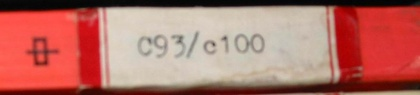
%> input picture encryption_based_on_CS_chaotic/图像处理基础算法源代码MATLAB集合/4/4/4-11.jpg, 420 x 95 px, shrunk from 1178 x 266 before the run
$ octave P0407.m   (GNU Octave 9; MATLAB toolbox functions it lacks are replaced by stand-ins)
%> lines starting %> are read from the running program, lines starting %| are printed output that depends on the picture; in (x1, y1, x2, y2) boxes, pixels count from 0 and x2, y2 are one past the last pixel; in counts of white or black regions, pixels touching at a corner belong together; the program's own positions count from 1
I=imread('4-11.jpg');
%> I is the input picture: size 95x420x3 uint8; mean R, G, B 179.9, 111.8, 102.4
I1=I(:,:,1);
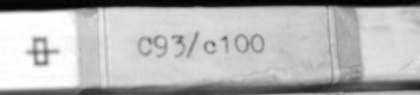
%> I1: size 95x420 uint8; min 0, max 255, mean 179.9
I2=I(:,:,2);
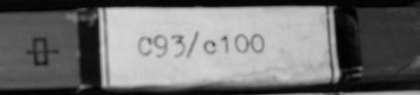
%> I2: size 95x420 uint8; min 0, max 214, mean 111.8
I3=I(:,:,3);
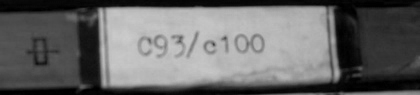
%> I3: size 95x420 uint8; min 0, max 204, mean 102.4
[y,x,z]=size(I);
%> y = 95; x = 420; z = 3

d1=zeros(y,x);
d2=d1;
myI=double(I);
I0=zeros(y,x);
for i=1:x
    for j=1:y
%欧式聚类
d1(j,i)=sqrt((myI(j,i,1)-180)^2+(myI(j,i,2)-180)^2+(myI(j,i,3)-180)^2);
d2(j,i)=sqrt((myI(j,i,1)-200)^2+(myI(j,i,2)-200)^2+(myI(j,i,3)-200)^2);

        if (d1(j,i)>=d2(j,i))
             I0(j,i)=1;
        end
    end
end
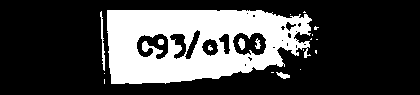
%> I0: size 95x420 double; values 0 (black) and 1 (white), 27.7% white; 19 white regions (13 under 20 px), largest, box (x1, y1, x2, y2) and area: (107, 10, 312, 84) 10679, (100, 11, 105, 71) 123, (238, 38, 245, 50) 59, (276, 72, 290, 79) 55, (255, 38, 261, 49) 38, (158, 39, 164, 45) 32
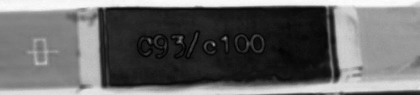
%> d1: size 95x420 double; min 5.1, max 309.5, mean 129.7; drawn with min black and max white
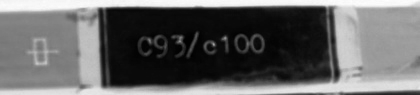
%> d2: size 95x420 double; min 6.56, max 344.1, mean 143.5; drawn with min black and max white

figure(1);
imshow(I);
% 显示RGB空间的灰度直方图，确定两个聚类中心(180,180,180)和(200,200,200)
figure(2);
subplot(1,3,1);
imhist(I1);
subplot(1,3,2);
imhist(I2);
subplot(1,3,3);
imhist(I3);
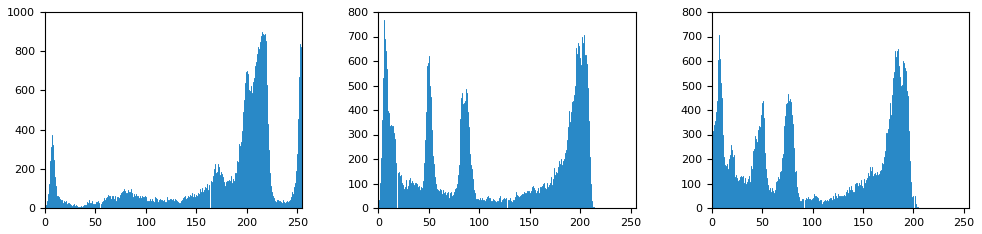
%> figure redrawn from the program's plot data, 3 panels; panel 1: highest point at x = 215, y = 899; panel 2: highest point at x = 6, y = 766; panel 3: highest point at x = 7, y = 705

figure(4);
imshow(I0);
